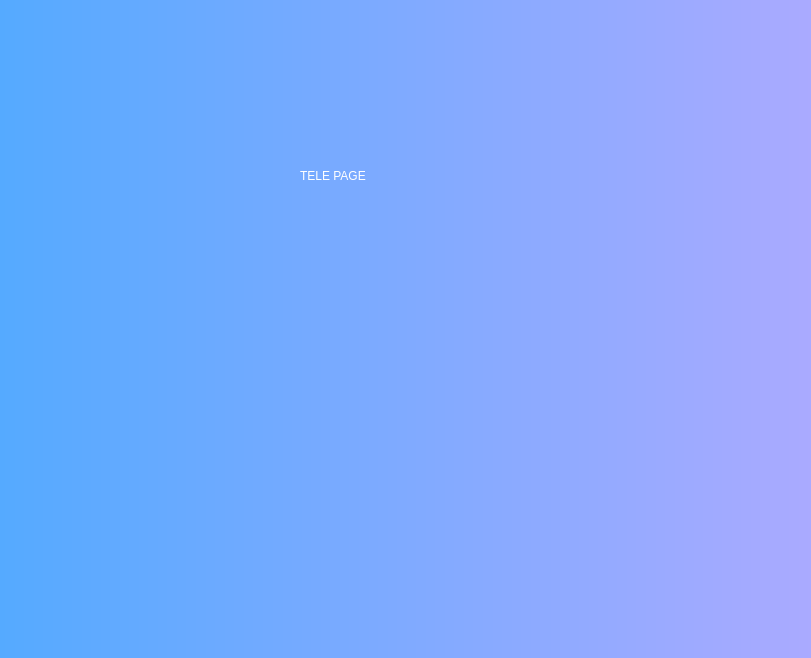
<?xml version="1.0" encoding="UTF-8"?>
<ui version="4.0">
 <class>Form</class>
 <widget class="QWidget" name="Form">
  <property name="geometry">
   <rect>
    <x>0</x>
    <y>0</y>
    <width>811</width>
    <height>658</height>
   </rect>
  </property>
  <property name="windowTitle">
   <string>Form</string>
  </property>
  <widget class="QWidget" name="widget" native="true">
   <property name="geometry">
    <rect>
     <x>0</x>
     <y>0</y>
     <width>811</width>
     <height>671</height>
    </rect>
   </property>
   <property name="styleSheet">
    <string notr="true">QWidget#widget{
background-color:qlineargradient(spread:pad, x1:0, y1:0, x2:1, y2:0, stop:0 rgba(85, 170, 255, 255), stop:1 rgba(170, 170, 255, 255));}
</string>
   </property>
   <widget class="QLabel" name="label">
    <property name="geometry">
     <rect>
      <x>300</x>
      <y>150</y>
      <width>481</width>
      <height>51</height>
     </rect>
    </property>
    <property name="styleSheet">
     <string notr="true">color:rgb(255, 255, 255);
font: 22pt &quot;MS Sans Serif&quot;;</string>
    </property>
    <property name="text">
     <string>TELE PAGE</string>
    </property>
   </widget>
  </widget>
 </widget>
 <resources/>
 <connections/>
</ui>
